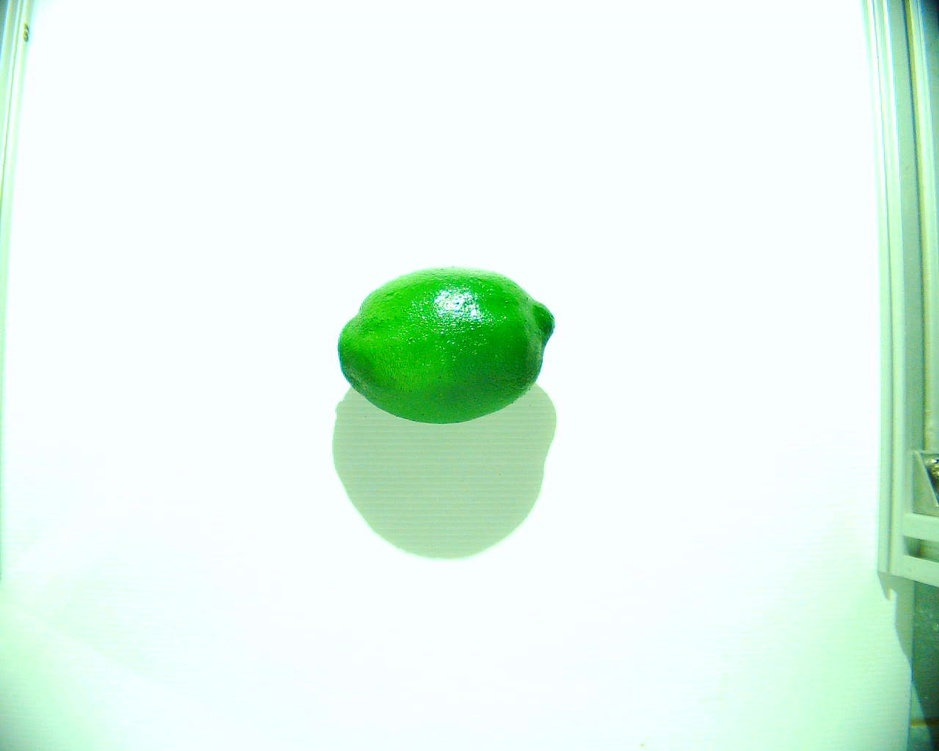
#> input picture app/templates/image_mock.jpg, 939 x 751 px, shrunk from 1280 x 1024 before the run
$ python -i segmentation.py   (imports and definitions only)
#> lines starting #> are read from the running program, lines starting #| are printed output that depends on the picture; after the words box and inside, x2 and y2 are one past the last pixel; in counts of white or black regions, pixels touching at a corner belong together
#> further down, picture is the input picture: shape (751, 939, 3); mean B, G, R 236.1, 247, 228.1
#> in shadow_obj_skeleton, `imageHSV = cv2.cvtColor(imageROI, cv2.COLOR_BGR2HSV_FULL)`: imageHSV: shape (751, 939, 3); mean H, S, V 121.6, 23.5, 247.2
from urllib.parse import scheme_chars
import cv2
import numpy as np
import math
from . import mathTools
from skimage import img_as_ubyte
from skimage.morphology import skeletonize, thin

debug = True


# [222 lines left out: functions draw_angled_rec, objShadow, singleObjShadow, shadow, not called in this run]

# [21 lines of commented-out code are left out]

def obj(imgHSV):
    hChannel, sChannel, vChannel = imgHSV[:,:,0], imgHSV[:,:,1], imgHSV[:,:,2]
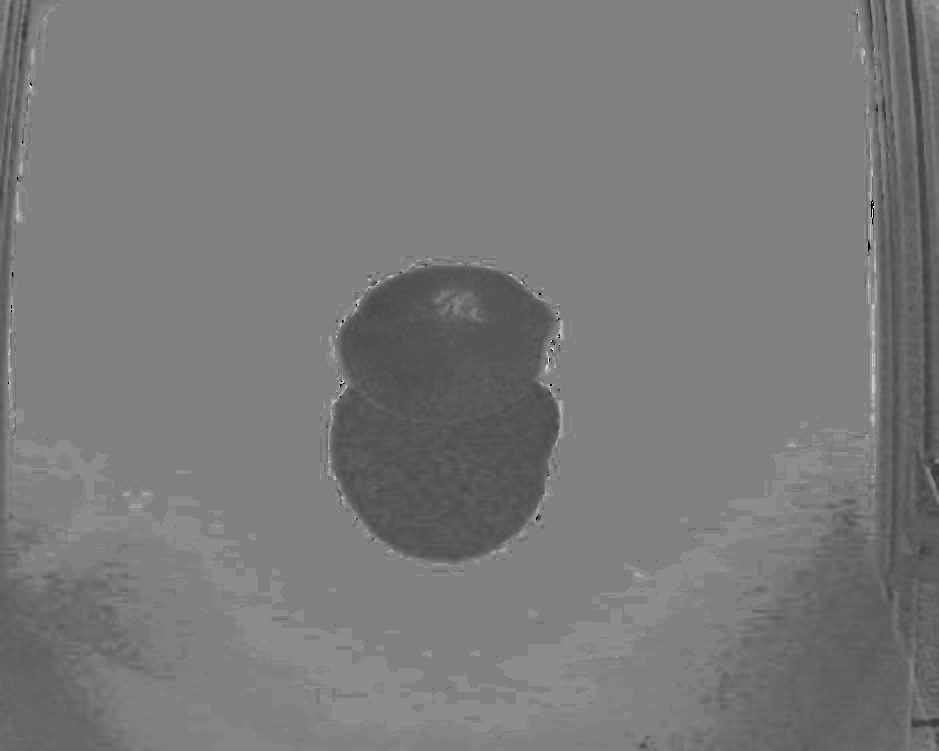
#> hChannel: shape (751, 939); min 0, max 235, mean 121.6
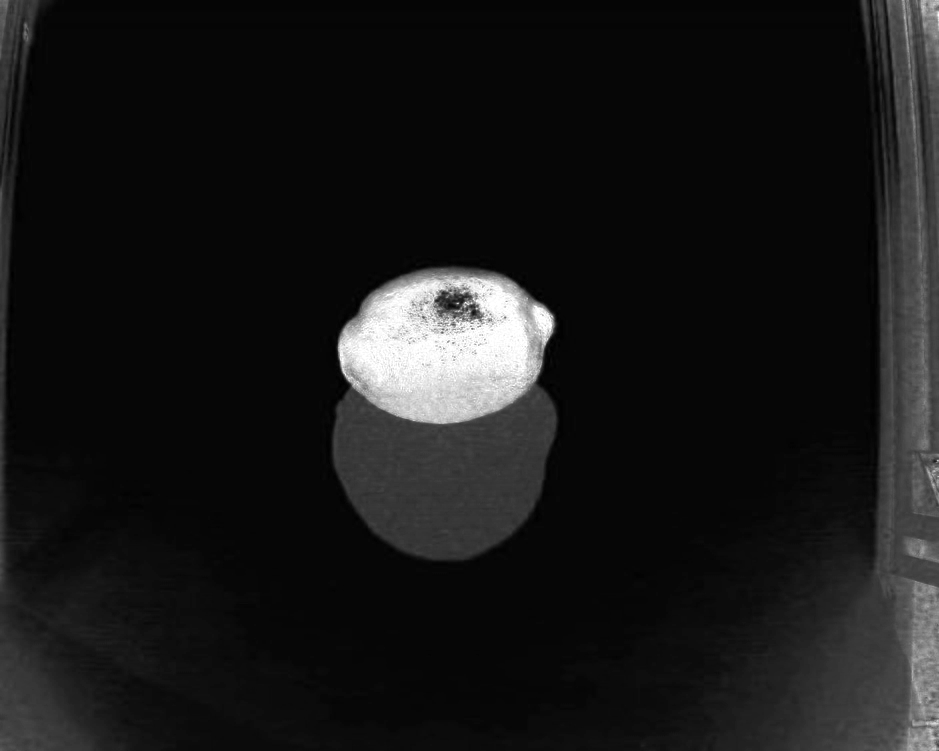
#> sChannel: shape (751, 939); min 0, max 255, mean 23.5
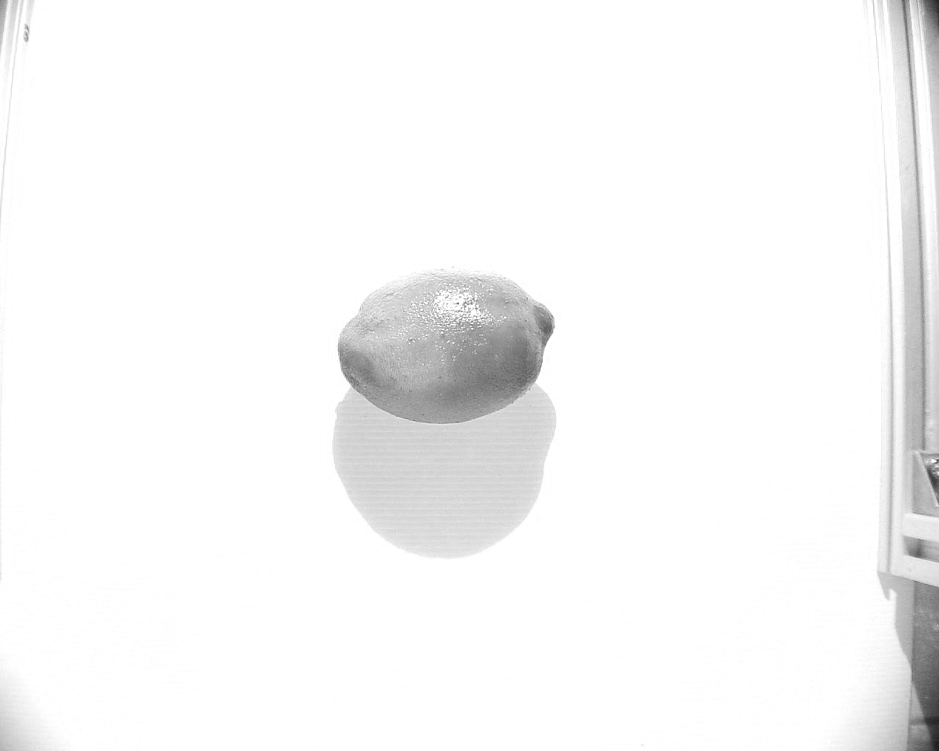
#> vChannel: shape (751, 939); min 29, max 255, mean 247.2
    mean, std = cv2.meanStdDev(sChannel)
#> mean = [23.54]; std = [43.19]
    sChannelThreshold = abs(mean + (std*0.5))[0][0]
#> sChannelThreshold = 45.13
    # sChannelThreshold = std[0][0] * 0.8
    # print(sChannelThreshold)
    imgHSV = cv2.inRange(
        imgHSV, (0, sChannelThreshold, 1), (360, 255, 255))
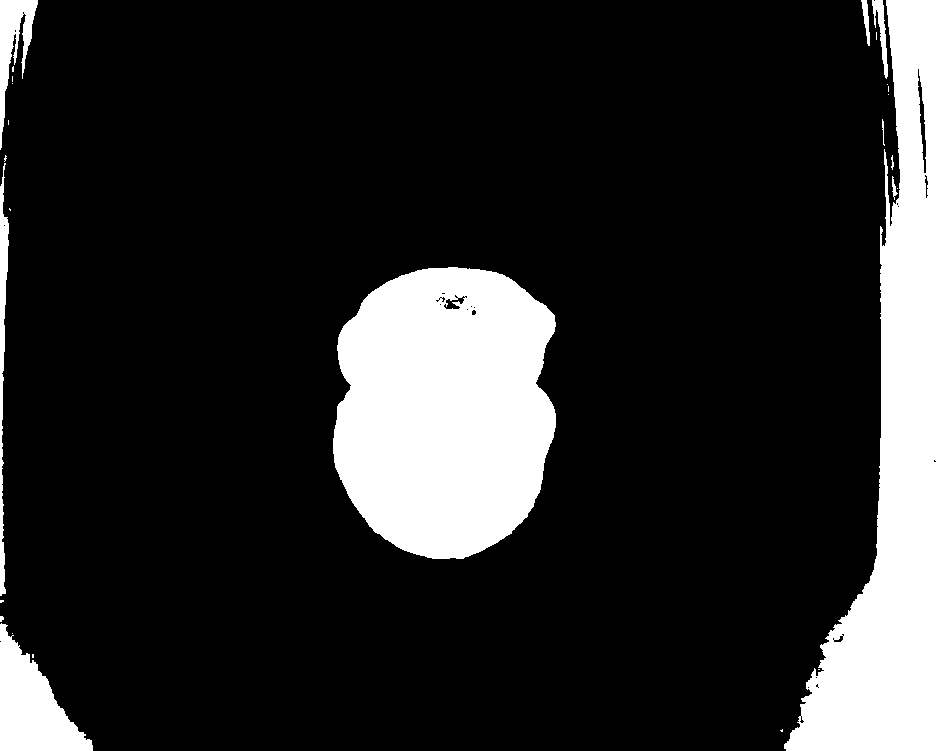
#> imgHSV: shape (751, 939); 16.3% white; 27 white regions (17 under 20 px), largest, box (x1, y1, x2, y2) and area: (333, 267, 556, 559) 52780, (784, 0, 939, 751) 51211, (0, 623, 93, 751) 6268
    hsvRange = {
        'hue_min': 0,
        'saturation_min': sChannelThreshold,
        'value_min': 1,
        'hue_max': 360,
        'saturation_max': 255,
        'value_max': 255
    }
#> hsvRange = {'hue_min': 0, 'saturation_min': 45.13, 'value_min': 1, 'hue_max': 360, 'saturation_max': 255, 'value_max': 255}
    # [4 lines of commented-out code are left out]
    imgObj = cv2.morphologyEx(imgHSV, cv2.MORPH_OPEN, cv2.getStructuringElement(cv2.MORPH_RECT,(5,5)), iterations=1)
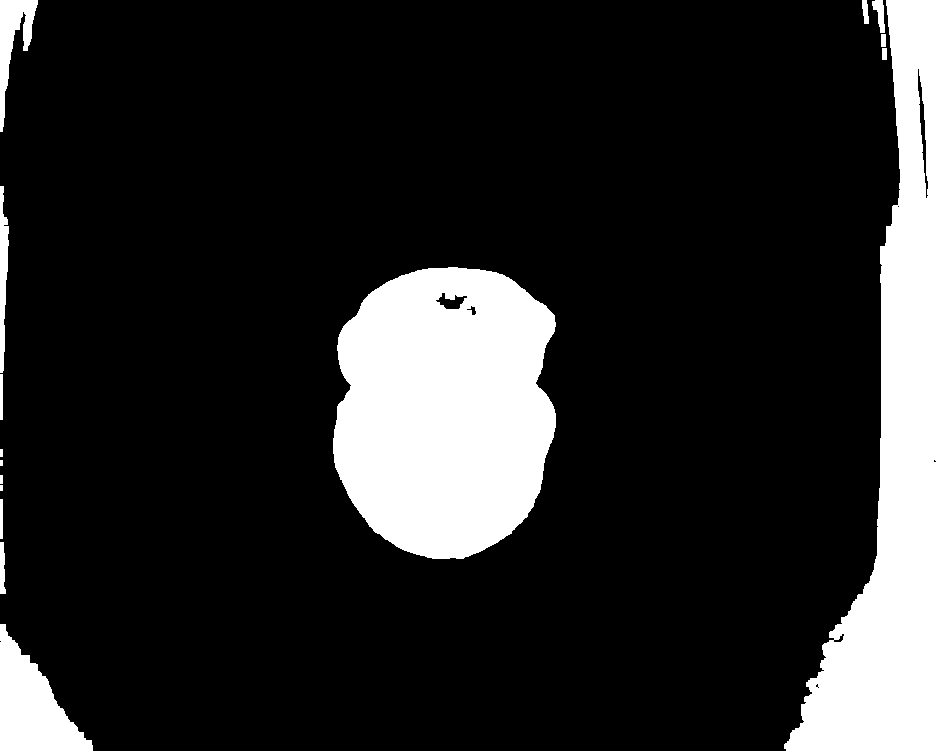
#> imgObj: shape (751, 939); 16.1% white; 16 white regions (2 under 20 px)
    # cv2.imshow("obj XOR", imgObj)
    contours, hierarchy = cv2.findContours(
        imgObj , cv2.RETR_EXTERNAL, cv2.CHAIN_APPROX_SIMPLE)
#> contours = 16 contours, 4 with area under 20; largest, box (x1, y1, x2, y2) and area: (333, 267, 556, 559) 52554, (784, 0, 939, 751) 50228, (0, 624, 93, 751) 6038, (0, 0, 38, 132) 1786, (0, 186, 9, 373) 881
    imgContour = np.zeros_like(imgObj)
    imgConvex = np.zeros_like(imgObj)
    if len(contours) != 0:
        # find the biggest area of the contour
        big_contour = max(contours, key=cv2.contourArea)
#> big_contour = contour of 394 points, box (x1, y1, x2, y2) (333, 267, 556, 559), area 52554
        epsilon = 0.001*cv2.arcLength(big_contour, True)
#> epsilon = 0.917
        approx = cv2.approxPolyDP(big_contour, epsilon, True)
#> approx = contour of 66 points, box (x1, y1, x2, y2) (333, 267, 556, 559), area 52548
        # cv2.drawContours(imgObj, [big_contour], 0, (255, 255, 255), -1)
        cnt = cv2.convexHull(big_contour)
#> cnt = contour of 53 points, box (x1, y1, x2, y2) (333, 267, 556, 559), area 54302
        cv2.drawContours(imgContour, [approx], 0, 255, -1)
#> imgContour: shape (751, 939); 7.5% white; 1 white region, box (x1, y1, x2, y2) and area: (333, 267, 556, 559) 52949
        cv2.drawContours(imgConvex, [cnt], 0, 255, -1)
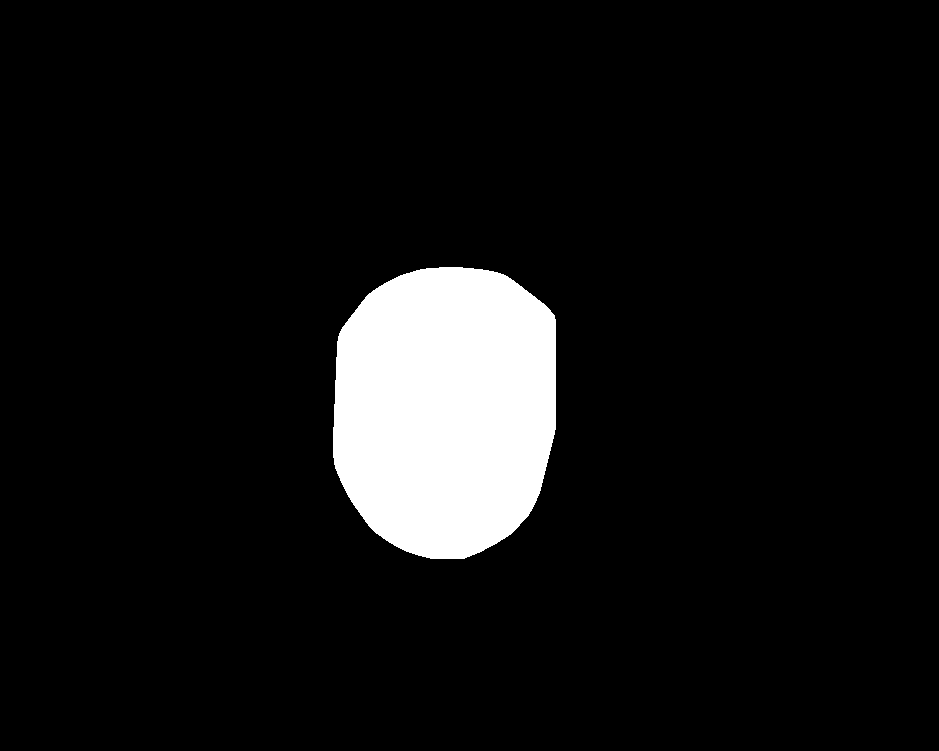
#> imgConvex: shape (751, 939); 7.8% white; 1 white region, box (x1, y1, x2, y2) and area: (333, 267, 556, 559) 54693

        # fit contour to ellipse and get ellipse center, minor and major diameters and angle in degree
        ellipse = cv2.fitEllipse(big_contour)
#> ellipse = ((444, 408.4), (222.4, 305.9), 3.61)
        (xc,yc),(d1,d2),angle = ellipse
#> xc = 444; yc = 408.4; d1 = 222.4; d2 = 305.9; angle = 3.61
        # print(xc,yc,d1,d1,angle)
        # cv2.putText(overlayImage, str(angle), (x, y), cv2.FONT_HERSHEY_SIMPLEX, 1, (0, 0, 255), 2, cv2.LINE_AA)
        # imgObj = cv2.morphologyEx(imgObj, cv2.MORPH_OPEN, np.ones((3, 3), np.uint8), iterations=1)
    return imgContour, imgConvex, hsvRange, round(90.0 - angle, 0)

# [138 lines left out: functions OpeningObj, pseudoSkeleton, skeleton, shadowEdgeOnObj, not called in this run]

def shadow_obj_skeleton(imageROI):
    imageHSV = cv2.cvtColor(imageROI, cv2.COLOR_BGR2HSV_FULL)
    # imageHSV = increase_brightness(imageHSV, 200)
    # imageShadow = shadow(imageHSV)
#> (the run stopped early here; a loop or call above may not have finished)
